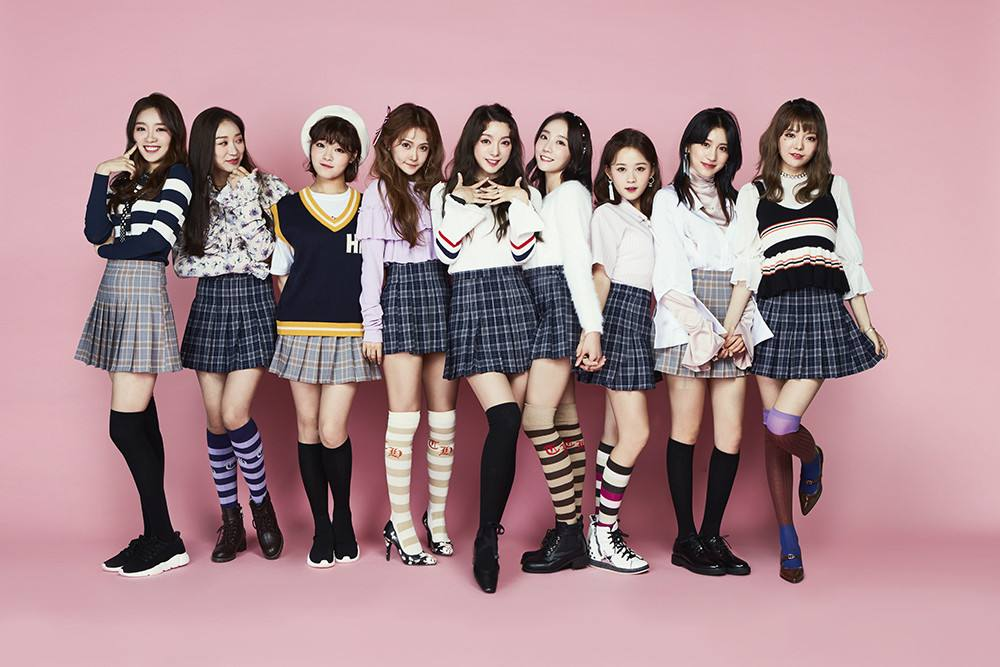
#> input picture 5.Face Detection/group.jpg, 1000 x 667 px
$ python face_detection.py
#> lines starting #> are read from the running program, lines starting #| are printed output that depends on the picture; after the words box and inside, x2 and y2 are one past the last pixel; in counts of white or black regions, pixels touching at a corner belong together
import cv2


# 识别人脸
def detectFaces(image_name):
    # 读取图片
#> called with image_name = 'group.jpg'
    img = cv2.imread(image_name)
#> img is the input picture: shape (667, 1000, 3); mean B, G, R 146.4, 140.9, 172.5
    # 获得训练好的人脸的参数数据，这里直接使用GitHub上的默认值
    face_cascade = cv2.CascadeClassifier(r'haarcascade_frontalface_default.xml')
    # 加载模型
    face_cascade.load('E:\Python-3.6\Lib\site-packages\cv2\data\haarcascade_frontalface_default.xml')
    # 如果img维度为3，说明不是灰度图，先转化为灰度图gray，如果不为3，也就是2，原图就是灰度图
    if img.ndim == 3:
        gray = cv2.cvtColor(img, cv2.COLOR_BGR2GRAY)
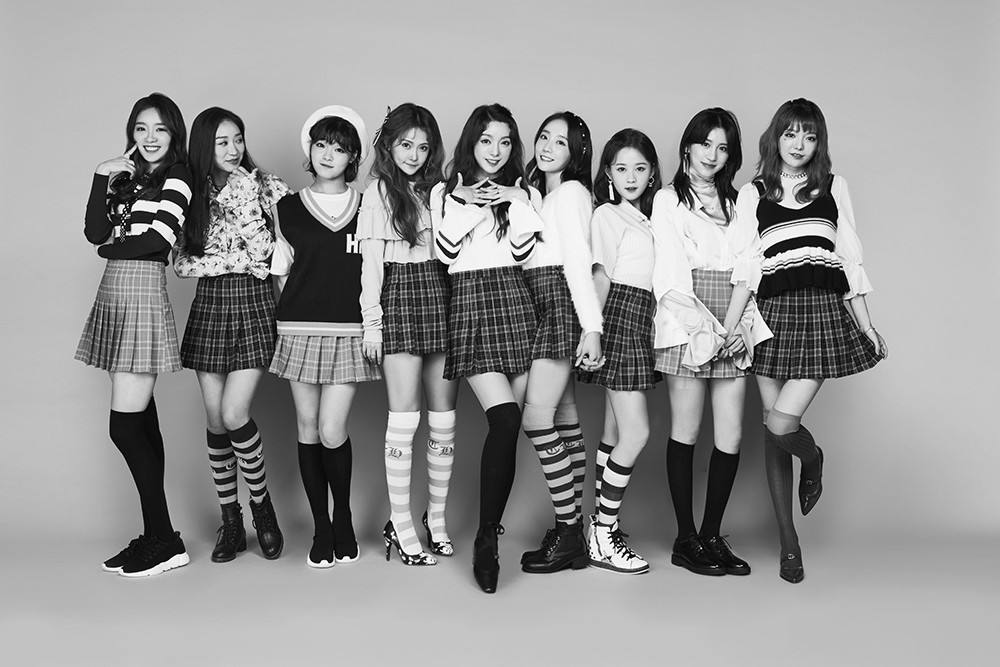
#> gray: shape (667, 1000); min 0, max 255, mean 151.1
    else:
        gray = img
    # 探测人脸
    faces = face_cascade.detectMultiScale(
        gray, 1.3, 5
    )
#> faces = [[206, 123, 48, 48], [127, 110, 50, 50], [470, 123, 50, 50], [389, 127, 49, 49], [527, 122, 50, 50], [303, 129, 50, 50], [605, 149, 53, 53], [772, 116, 53, 53]]
    result = []
    for (x, y, width, height) in faces:
        result.append((x, y, x + width, y + height))
#> this loop made 8 passes
#> after the loop, result = [(206, 123, 254, 171), (127, 110, 177, 160), (470, 123, 520, 173), (389, 127, 438, 176), (527, 122, 577, 172), (303, 129, 353, 179), (605, 149, 658, 202), (772, 116, 825, 169)]
    return result


def drawFaces(image_name):
    faces = detectFaces(image_name)
#> faces has the same summary as result in detectFaces
    if faces:
        img = cv2.imread(image_name)
        for (x1, y1, x2, y2) in faces:
            cv2.rectangle(img, (x1, y1), (x2, y2), (255, 0, 0))
#> this loop made 8 passes
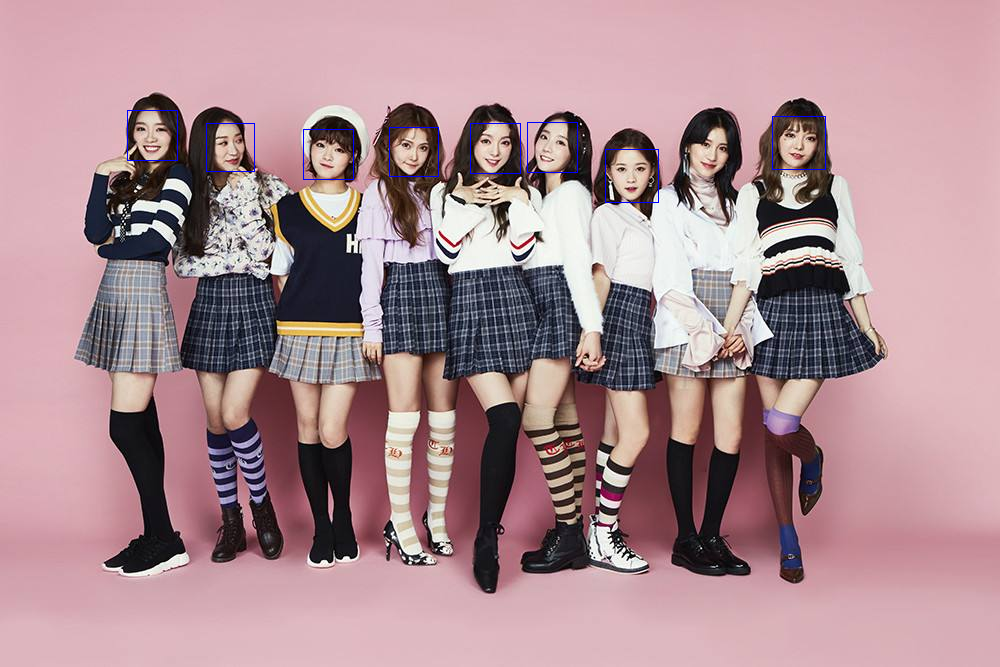
#> img: shape (667, 1000, 3); 0.24% of pixels changed, all inside (x1, y1, x2, y2) = (127, 110, 826, 203)
        img_new_name = 'drawfaces_' + image_name
        cv2.imwrite(img_new_name, img)

    else:
        print("not found faces")


if __name__ == '__main__':
    drawFaces('group.jpg')
